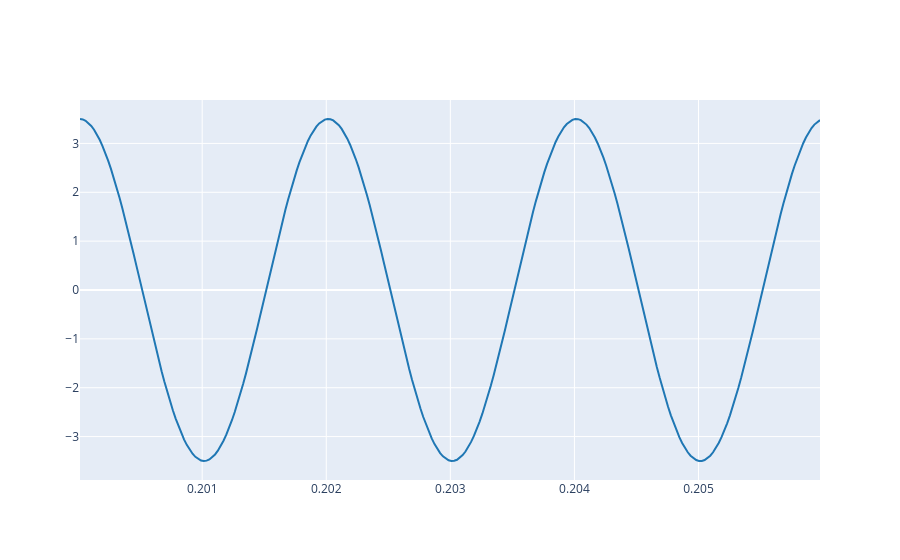

Source (notebook cell):
### Markdown cell above
3.1. Load your reference audio signal and plot some periods (5-10) where the amplitude is stable. For instance see Ex. 2.3 from Lab 1.

### Code cell
# Write the code here
import numpy as np

f = 500 
T = 1 / f
A = 3.5
fs = 44100
t = np.arange(0, 0.3, 1.0/fs)  

omega = 2 * np.pi * f
x = A * np.cos(omega * t)

t_start = 0.2
t_end = t_start + 3 * T

plot_signals(x, fs, t_start=t_start, t_end=t_end)

### Figure 1 — Plotly figure (JSON) as saved in the notebook; plotly's stock layout.template omitted (floating-point values rounded to 4 significant figures; data arrays with more than 128 entries replaced by an {"elided": "..."} marker saying what was removed)
{"data": [{"line": {"color": "#1f77b4", "shape": "linear"}, "mode": "lines", "name": "audio signal 0", "type": "scatter", "x": {"elided": "264 float values"}, "y": {"elided": "264 float values"}}], "layout": {}}
